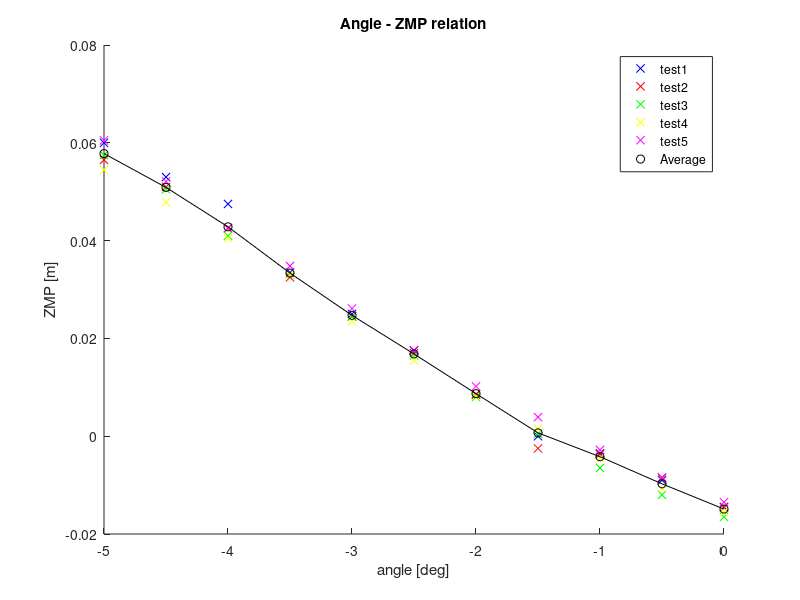
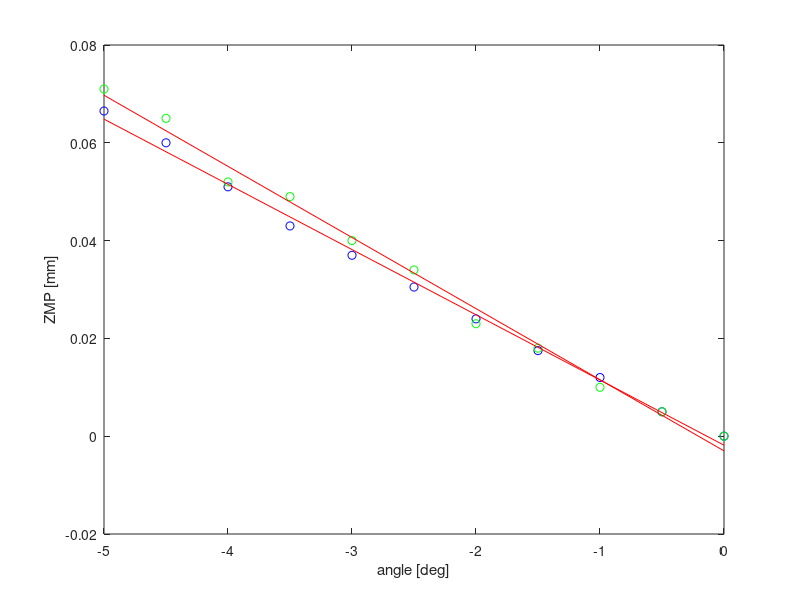

These charts were generated, in order, by the following MATLAB code: (Note: this script raises an error after producing the figures.)
%% Data (measures in mm) - 19/05/2016
angle = [0 -0.5 -1 -1.5 -2 -2.5 -3 -3.5 -4 -4.5 -5];
test1 = [-14.5; -9; -3.5; 0; 8.5; 17.5; 25; 33.5; 47.5; 53; 60]/1000;
test2 = [-14.5; -8.6; -3.7; -2.5; 8.6; 17; 24.5; 32.5; 42.5; 51; 56.5]/1000;
test3 = [-16.5; -12; -6.5; 0.5; 8; 16.5; 24.5; 33; 41; 50.5; 57.5]/1000;
test4 = [-15.5; -10.7; -4.5; 1.5; 8.2; 15.5; 23.5; 33; 40.5; 47.8; 54.5]/1000;
test5 = [-13.5; -8.4; -2.8; 3.9; 10.2; 17.6; 26.1; 34.8; 42.6; 52.1; 60.5]/1000;
test = [test1 test2 test3 test4 test5];

%Valor medio para cada angulo
Vm = mean (test,2);

hold on;
plot(angle, test1, 'bx');
plot(angle, test2, 'rx');
plot(angle, test3, 'gx');
plot(angle, test4, 'yx');
plot(angle, test5, 'mx');
plot(angle, Vm, 'ko')
plot(angle, Vm, 'k-')

title ('Angle - ZMP relation');
xlabel('angle [deg]');
ylabel('ZMP [m]');
legend('test1','test2','test3','test4','test5', 'Average');


%% Data (measures in mm) - 2/06/2016
% Offset deleted at the beginning
% angles in deg and zmp in metres
angle = [0 -0.5 -1 -1.5 -2 -2.5 -3 -3.5 -4 -4.5 -5];
test1 = [0 0.005 0.012 0.0175 0.024 0.0305 0.037 0.043 0.051 0.06 0.0665];
test2 = [0 0.005 0.01 0.018 0.023 0.034 0.04 0.049 0.052 0.065 0.071]
p = polyfit(angle, test1, 1);
line = p(1)*angle + p(2);
p2= polyfit(angle, test2, 1);
line2 = p2(1)*angle + p2(2);

figure; hold on; box on;
plot(angle, test1, 'bo');
plot(angle, test2, 'go');
plot(angle, line,'r');
plot(angle, line2,'r');
xlabel('angle [deg]');
ylabel('ZMP [mm]');
gtext(['zmp = ',num2str(p(1)),'*angle +',num2str(p(2))])
gtext(['zmp = ',num2str(p2(1)),'*angle +',num2str(p2(2))])
legend('ZMP F/T Test1','ZMP F/T Test2');


